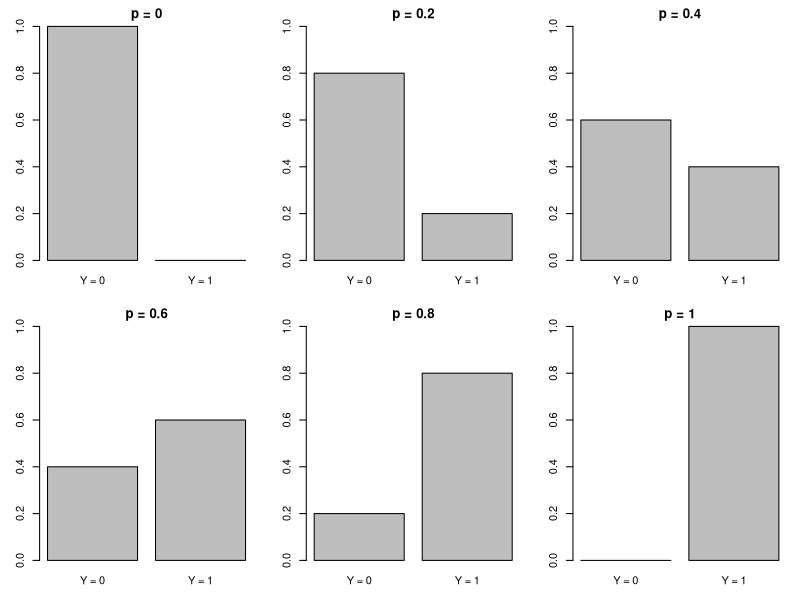
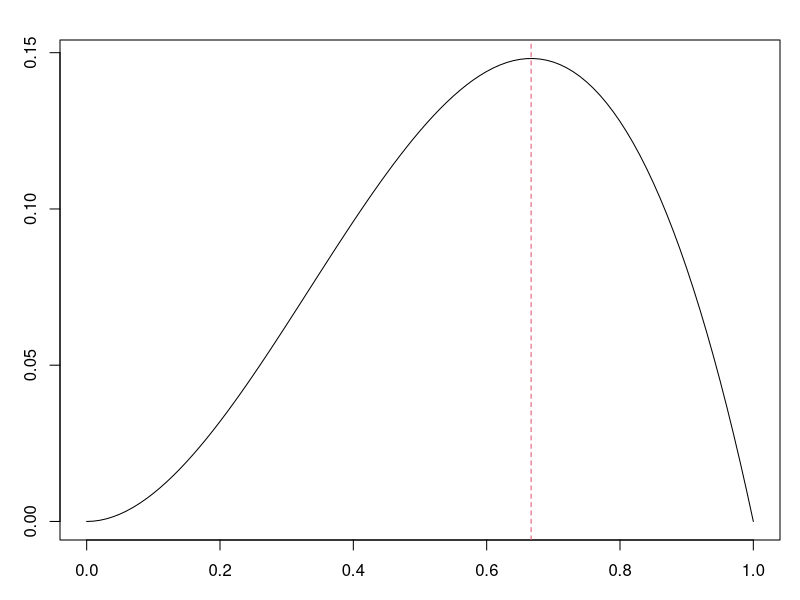
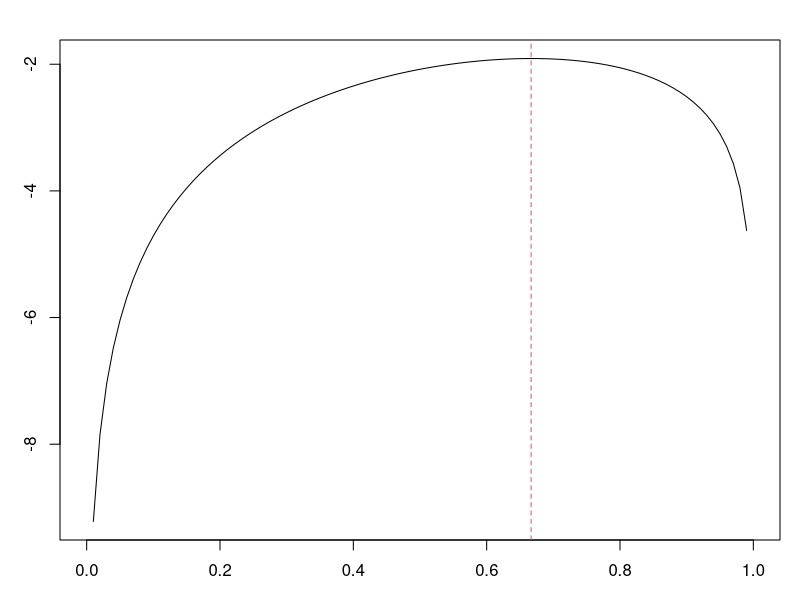
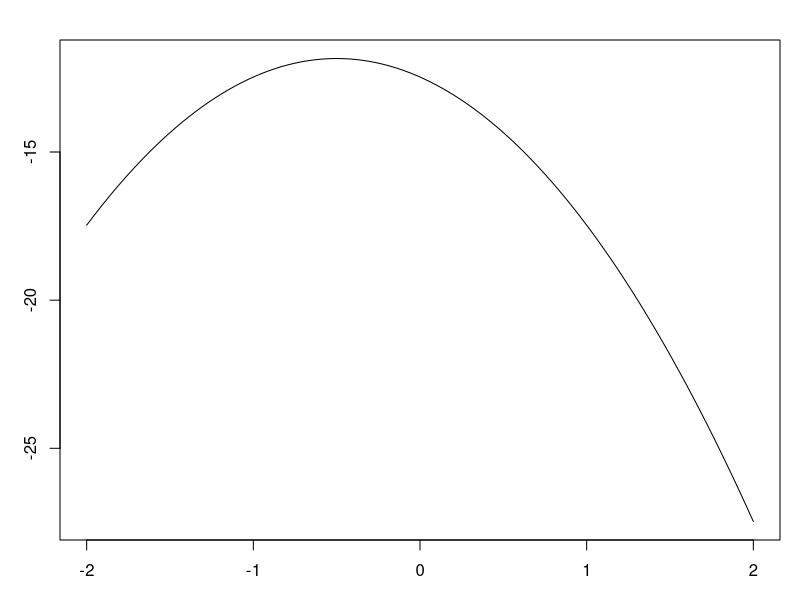
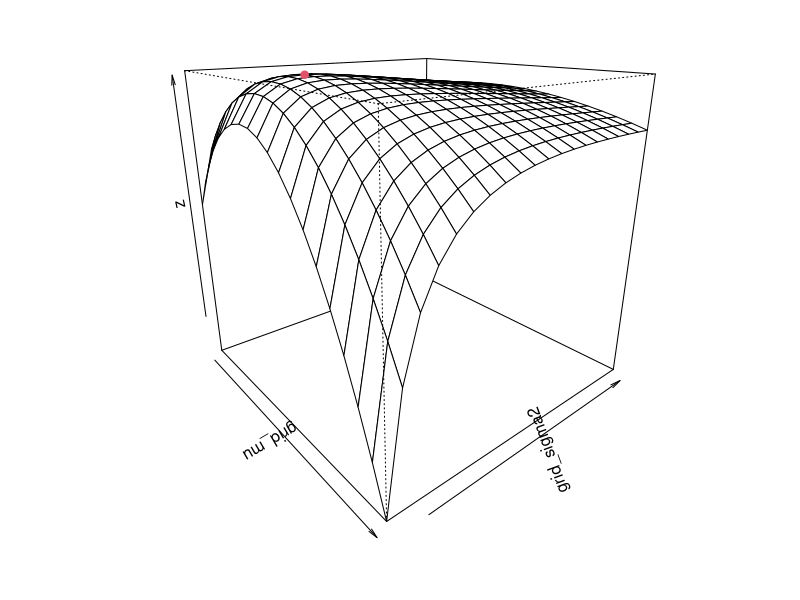
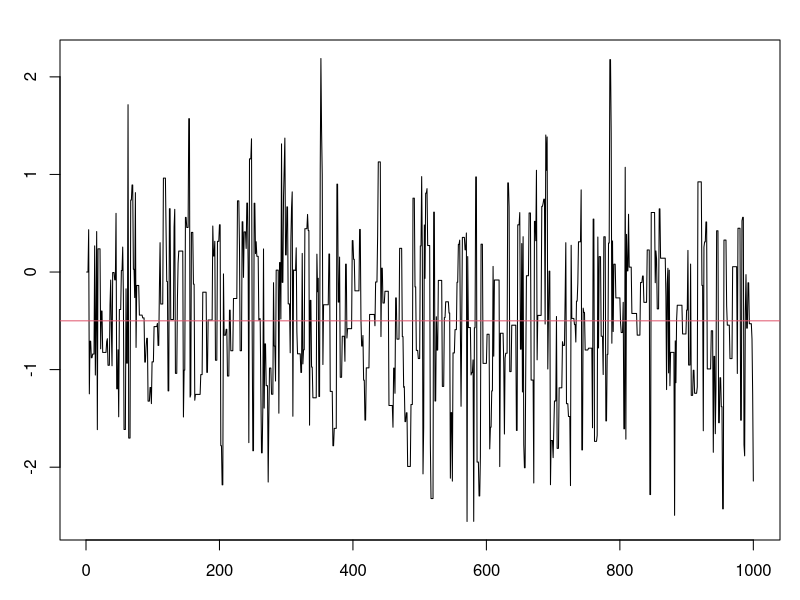
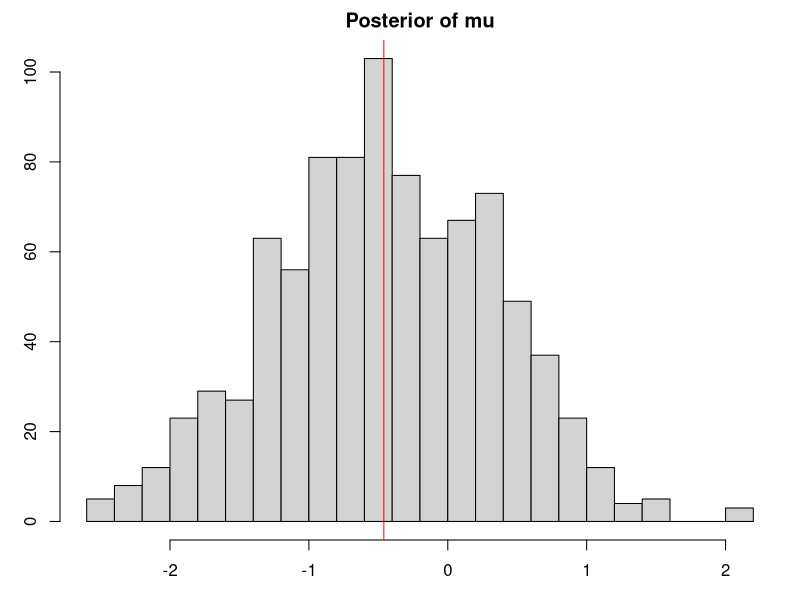
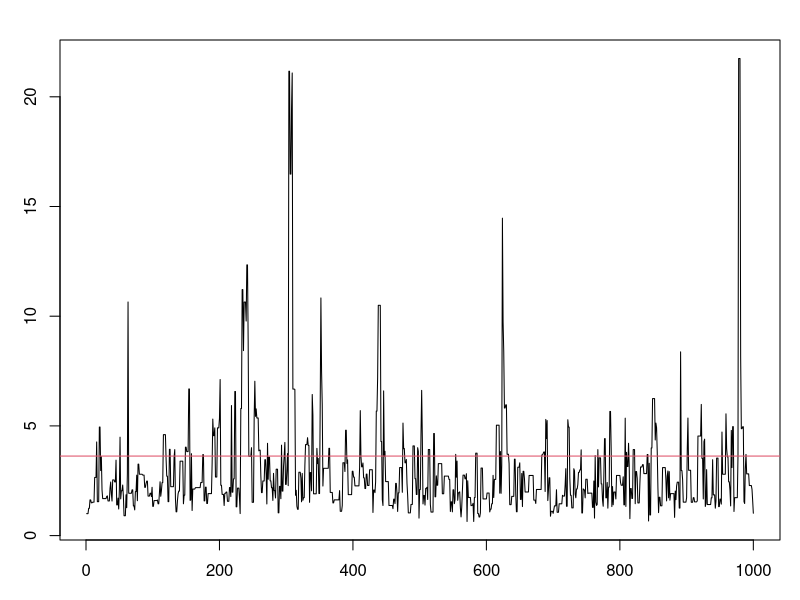

Here is the R script that generated these plots, in order: (Note: this script raises an error after producing the figures.)
## ---- chunk 1
knitr::opts_chunk$set(echo = TRUE)
## ---- chunk 2
library(tidyverse)
## ---- chunk 3
p_vals <- seq(0, 1, by = 0.2)
par(mfrow = c(2, 3), mar = c(3, 3, 2, 1))
for (p in p_vals) {
  barplot(c(1 - p, p),
    names.arg = c("Y = 0", "Y = 1"), ylim = c(0, 1), main = paste0("p = ", p), ylab = "")
}
par(mfrow = c(1, 1))
## ---- chunk 4
l_func <- function (p) p^2 * (1-p)^1  # 尤度関数
plot(l_func, xlim = c(0, 1), xlab = "p"); abline(v = 2/3, lty = 2, col = 2)
ll_func <- function (p) 2 * log(p) + log(1-p)  # 対数尤度関数
plot(ll_func, xlim = c(0, 1), xlab = "p"); abline(v = 2/3, lty = 2, col = 2)
## ---- chunk 5
y <- c(-3, -2, 0.5, 0.5, 1.5)  # 標本
mean(y)  # 標本平均（mu の最尤推定量と同じ）
var(y)  # 標本分散
sum((y - mean(y))^2) / length(y)  # 分散（sigma^2 の最尤推定量と同じ）
## ---- chunk 6
ll_func_n <- function (param, y, n) {  # 対数尤度関数
  mu <- param[1]
  sigma2 <- param[2]
  -n/2*log(2*pi) - n/2*log(sigma2) - 1/(2*sigma2)*sum((y-mu)^2)
}
## ---- chunk 7
mu_list <- seq(-2, 2, length = 100)
ll_mu_list <- sapply(X = mu_list, 
                     FUN = function(x) ll_func_n(param = c(x, 1), y = y, n = length(y)))
plot(x = mu_list, y = ll_mu_list, xlim = c(-2, 2), type = "l")
## ---- chunk 8
grid_mu <- seq(-2, 2, length = 20)  # 探索する範囲を grid で表す
grid_sigma2 <- seq(1, 10, length = 20)
z <- matrix(0, nrow = length(grid_mu), ncol = length(grid_sigma2))
for (i in 1:length(grid_mu)) {  # 探索 grid に対応する対数尤度を計算
  for (j in 1:length(grid_sigma2)) {
    z[i, j] <- ll_func_n(param = c(grid_mu[i], grid_sigma2[j]), y = y, n = length(y))
  }
}
which_max_ml <- which(z == max(z), arr.ind = T)  # 尤度を最大化する grid の index
grid_mu[which_max_ml[1]]; grid_sigma2[which_max_ml[2]]  # ML推定量 （gridが粗いので精度は低い）
persp(grid_mu, grid_sigma2, z, theta = 50, phi = 20) -> pmat_persp
points(trans3d(x = grid_mu[which_max_ml[1]], y = grid_sigma2[which_max_ml[2]], 
               z = z[which_max_ml], pmat = pmat_persp), col = 2, pch = 19)
## ---- chunk 9
optim(par = c(0, 1), fn = ll_func_n, y = y, n = length(y), control = list(fnscale = -1))
## ---- chunk 10
ml_gauss <- function (y_gauss, x_gauss) {
  LL_gauss <- function (param) {  # 対数尤度関数
    - (n / 2) * log(2 * pi * param[k+1]) -
      sum((y_gauss - x_gauss %*% param[1:k])^2) / (2 * param[k+1])
  }
  n <- nrow(x_gauss)  # サンプルサイズ
  k <- ncol(x_gauss)  # 説明変数の数（定数項を含む）
  optim(par = rep(1, k+1), fn = LL_gauss, control = list(fnscale = -1))  # 尤度最大化
}
y_swiss <- swiss$Fertility  # y
x_swiss <- cbind(1, swiss$Agriculture, swiss$Examination)  # X
ml_gauss(y_gauss = y_swiss, x_gauss = x_swiss)
## ---- chunk 11
lm(Fertility ~ Agriculture + Examination, swiss)
## ---- chunk 12
y <- c(-3, -2, 0.5, 0.5, 1.5)  # 標本
n <- length(y)  # 後々使う
mean(y)  # 標本平均 = -0.5
sigma2 <- 3.6  # 母分散は既知とする
# prior: N(0, 100)
prior_mu <- 0
prior_sigma2 <- 100
# posterior ∝ prior * likelihood
#  ⇔ log(posterior) ∝ log(prior) + log(likelihood) 
log_posterior <- function (mu) {
  log_prior <- -(1/2) * (mu - prior_mu)^2 / prior_sigma2
  log_likelihood <- -(1/2) * sum((y - mu)^2 / sigma2)
  return(log_prior + log_likelihood)
}
iter <- 1000  # 繰り返し回数（マルコフ連鎖の長さ）
mu_history <- numeric(iter)  # 採択された mu を格納するベクトルの初期化
accept <- numeric(iter)  # 採択されたら 1 を記録するベクトルの初期化
for (t in 2:iter) {
  set.seed(t)
  mu_tmp <- rnorm(n = 1, mean = mu_history[t-1], sd = 2)  # candidate 
  accept_prob <- log_posterior(mu_tmp) - log_posterior(mu_history[t-1])
  if (log(runif(1)) < accept_prob) {
    mu_history[t] <- mu_tmp
    accept[t] <- 1
  } else {
    mu_history[t] <- mu_history[t-1]
  }
}
mean(accept)  # acceptance rate 
head(data.frame(accept, mu_history), 10)
plot(mu_history, type = "l")  # trace line 
abline(h = mean(y), col = 2)  # sample mean 
## ---- chunk 13
mu_after_burnin <- mu_history[round(iter/10, 0):iter]
c(mean(mu_after_burnin), sd(mu_after_burnin))
hist(mu_after_burnin, breaks = 30, main = "Posterior of mu")
abline(v = mean(mu_after_burnin), col = "red")
## ---- chunk 14
# prior: U(min, max) ... U(-100, 100) でもよい
prior_lower <- min(y)  # lower bound = -3
prior_upper <- max(y)  # upper bound = 1.5
# posterior
log_posterior <- function (mu) {
  if (mu < prior_lower || mu > prior_upper) return(-Inf)  # [min, max] 外は常に棄却
  log_likelihood <- -(1/2) * sum((y - mu)^2 / sigma2)
  return(log_likelihood)
}
iter <- 1000  # 繰り返し回数
mu_history <- numeric(iter)  # 初期化
accept <- numeric(iter)
for (t in 2:iter) {  # 先ほどと中身は一緒．違うのは log_posterior の定義だけ．
  set.seed(t)
  mu_tmp <- rnorm(n = 1, mean = mu_history[t-1], sd = 2)
  accept_prob <- log_posterior(mu_tmp) - log_posterior(mu_history[t-1])
  if (log(runif(1)) < accept_prob) {
    mu_history[t] <- mu_tmp
    accept[t] <- 1
  } else {
    mu_history[t] <- mu_history[t-1]
  }
}
mean(accept)  # acceptance rate 
## ---- chunk 15
mu <- -0.5  # 母平均は既知と設定
# prior 
prior_alpha <- prior_beta <- 0.001  # 弱情報
# posterior
log_posterior <- function (sigma2) {
  if (sigma2 <= 0) return(-Inf)  # 分散は非負なので，負の値は常に棄却
  log_prior <- - (prior_alpha + 1) * log(sigma2) - prior_beta / sigma2
  log_likelihood <- -(n/2) * log(sigma2) -(1/(2 * sigma2)) * sum((y - mu)^2)
  return(log_prior + log_likelihood)
}
iter <- 1000  # 繰り返し回数
sigma2_history <- numeric(iter)  # 初期化
sigma2_history[1] <- 1
accept <- numeric(iter)
for (t in 2:iter) {
  set.seed(t)
  sigma2_tmp <- exp(rnorm(n = 1, mean = log(sigma2_history[t-1]), sd = 1))
  accept_prob <- log_posterior(sigma2_tmp) - log_posterior(sigma2_history[t-1])
  if (log(runif(1)) < accept_prob) {
    sigma2_history[t] <- sigma2_tmp
    accept[t] <- 1
  } else {
    sigma2_history[t] <- sigma2_history[t-1]
  }
}
mean(accept)  # acceptance rate 
plot(sigma2_history, type = "l")
abline(h = var(y), col = 2)  # sample variance ≒ 3.6
## ---- chunk 16
sigma2_after_burnin <- sigma2_history[round(iter/10, 0):iter]
c(mean(sigma2_after_burnin), sd(sigma2_after_burnin))
hist(sigma2_after_burnin, breaks = 30, main = "Posterior of sigma2")
abline(v = mean(sigma2_after_burnin), col = "red")
## ---- chunk 17
# prior 
prior_mu <- 0  # for mu ~ N
prior_sigma2 <- 100
prior_alpha <- prior_beta <- 0.001  # for sigma2 ~ InvG
# posterior 
log_posterior <- function (mu, sigma2) {
  # prior 
  if (sigma2 <= 0) return(-Inf)  # 分散は非負
  log_prior_mu <- -(1/2) * (mu - prior_mu)^2 / prior_sigma2
  log_prior_sigma2 <- - (prior_alpha + 1) * log(sigma2) - prior_beta / sigma2
  # likelihood 
  log_likelihood <- -(n/2) * log(sigma2) -(1/(2 * sigma2)) * sum((y - mu)^2)
  return(log_prior_mu + log_prior_sigma2 + log_likelihood)
}
iter <- 1000  # 繰り返し回数
mu_history <- sigma2_history <- numeric(iter)  # 初期化
sigma2_history[1] <- 1
accept <- numeric(iter)
for (t in 2:iter) {
  set.seed(t)
  mu_tmp <- rnorm(n = 1, mean = mu_history[t-1], sd = 1)
  sigma2_tmp <- exp(rnorm(n = 1, mean = log(sigma2_history[t-1]), sd = 1))
  accept_prob <- log_posterior(mu_tmp, sigma2_tmp) - 
    log_posterior(mu_history[t-1], sigma2_history[t-1])
  if (log(runif(1)) < accept_prob) {
    mu_history[t] <- mu_tmp
    sigma2_history[t] <- sigma2_tmp
    accept[t] <- 1
  } else {
    mu_history[t] <- mu_history[t-1]
    sigma2_history[t] <- sigma2_history[t-1]
  }
}
mean(accept)  # acceptance rate 
yl <- range(c(mu_history, sigma2_history))
plot(mu_history, type = "l", ylim = yl, ylab = "mu, sigma2")
par(new = TRUE)
plot(sigma2_history, type = "l", ylim = yl, axes = FALSE, ann = FALSE, col = 2, lty = 2)
# abline(h = mean(y), col = 1)  # sample mean ≒ -0.5
# abline(h = var(y), col = 2)  # sample variance ≒ 3.6
legend(x = "topright", legend = c("mu", "sigma2"), col = 1:2, lty = 1:2)
## ---- chunk 18
mu_beginning <- unique(mu_history[1:20])  # 全く同じ値に偶然戻ってくることはないと仮定
sigma2_beginning <- unique(sigma2_history[1:20])
plot(mu_beginning, sigma2_beginning, type = "b")  # chain 
text(x = mu_beginning + .05, y = sigma2_beginning, labels = 1:length(mu_beginning), col = 8)
## ---- chunk 19
knitr::include_graphics("estimation_mh.gif")
## ---- chunk 20
mu_after_burnin <- mu_history[round(iter/10, 0):iter]
sigma2_after_burnin <- sigma2_history[round(iter/10, 0):iter]
c(mean(mu_after_burnin), sd(mu_after_burnin), 
  mean(sigma2_after_burnin), sd(sigma2_after_burnin))
hist(mu_after_burnin, breaks = 20, main = "Posterior", xlab = "", xlim = yl, probability = TRUE)
hist(sigma2_after_burnin, breaks = 100, add = TRUE, xlim = yl, probability = TRUE, col = rgb(1,0,0,.2))
# abline(v = mean(mu_after_burnin)); abline(v = mean(sigma2_after_burnin), col = "red")
legend(x = "topright", legend = c("mu", "sigma2"), fill = c(rgb(0,0,0,.2), rgb(1,0,0,.2)))
## ---- chunk 21
# data 
Y <- swiss$Fertility
X <- cbind(1, swiss$Agriculture, swiss$Examination)
n_swiss <- length(Y)
k_swiss <- ncol(X)
# prior 
prior_beta_mu <- rep(0, k_swiss)  # for beta ~ N
prior_beta_sigma2 <- rep(1000, k_swiss)  # 値が小さいとうまく推定できない
prior_alpha <- prior_beta <- 0.001  # for sigma2 ~ InvG
# posterior 
log_posterior <- function (param) {
  betas <- param[1:k_swiss]
  sigma2 <- param[1+k_swiss]
  # prior 
  if (sigma2 <= 0) return(-Inf)  # 分散は非負
  log_prior_betas <- sum( -(1/2) * (betas - prior_beta_mu)^2 / prior_beta_sigma2 )
  log_prior_sigma2 <- - (prior_alpha + 1) * log(sigma2) - prior_beta / sigma2
  # likelihood 
  SSR <- sum((Y - X %*% betas)^2)  # sum of squared residuals 
  log_likelihood <- -(n_swiss/2) * log(sigma2) -(1/(2 * sigma2)) * SSR
  return(log_prior_betas + log_prior_sigma2 + log_likelihood)
}
iter <- 10000  # 繰り返し回数
# マルコフ連鎖を保存する行列の初期化
# column 1=t, 2=beta0, 3=beta1, 4=beta2, 5=sigma2, 6~9=acceptance(flag)
param_history <- as.data.frame(matrix(0, ncol = 1+(k_swiss+1)*2, nrow = iter))
names(param_history) <- c("t", "b0", "b1", "b2", "s", "a0", "a1", "a2", "as")
betas_current <- rep(0, k_swiss)
sigma2_current <- 1
param_history$s[1] <- sigma2_current  # sigma^2 at t=1 
log_posterior_ref <- log_posterior(c(betas_current, sigma2_current))
start_time <- proc.time()[3]
for (t in 2:iter) {
  set.seed(t)
  # update beta
  betas_new <- betas_current
  sigma2_new <- sigma2_current
  accept_betas <- rep(0, k_swiss)
  accept_sigma2 <- 0
  for (k in 1:k_swiss) {
    betas_tmp <- betas_new
    betas_tmp[k] <- rnorm(n = 1, mean = betas_current[k], sd = 1)
    log_posterior_tmp <- log_posterior(c(betas_tmp, sigma2_current))
    accept_prob <- log_posterior_tmp - log_posterior_ref
    if (log(runif(1)) < accept_prob) {
      betas_new[k] <- betas_tmp[k]
      accept_betas[k] <- 1
      log_posterior_ref <- log_posterior_tmp
    }
  }
  # update sigma2
  sigma2_tmp <- exp(rnorm(n = 1, mean = log(param_history$s[t-1]), sd = 1))
  log_posterior_tmp <- log_posterior(c(betas_new, sigma2_tmp))
  accept_prob <- log_posterior_tmp - log_posterior_ref
  if (log(runif(1)) < accept_prob) {
    sigma2_new <- sigma2_tmp
    accept_sigma2 <- 1
    log_posterior_ref <- log_posterior_tmp
  }
  betas_current <- betas_new
  sigma2_current <- sigma2_new
  param_history[t, ] <- c(t, betas_new, sigma2_new, accept_betas, accept_sigma2)
  if (t %% round(iter/2, 0) == 0) {
    cat(t, ", b0=", betas_new[1], ", b1=", betas_new[2], ", b2=", betas_new[3], 
        ", s2=", sigma2_new, ", elasped=", proc.time()[3] - start_time, "[s] \n", sep = "")
  }
}
apply(param_history[, 6:9], 2, mean)  # acceptance rate 
plot(param_history$b0, type = "l")
abline(h = lm(Fertility ~ Agriculture + Examination, swiss)$coef[1], col = 2)  # OLS estimates 
# plot(param_history$b1, type = "l")
# plot(param_history$b2, type = "l")
# plot(param_history$s, type = "l")
## ---- chunk 22
apply(param_history[(iter/5):iter, 2:(2+k_swiss)], 2, mean)
# for comparison 
lm(Fertility ~ Agriculture + Examination, swiss)$coef
summary(lm(Fertility ~ Agriculture + Examination, swiss))$sigma^2
